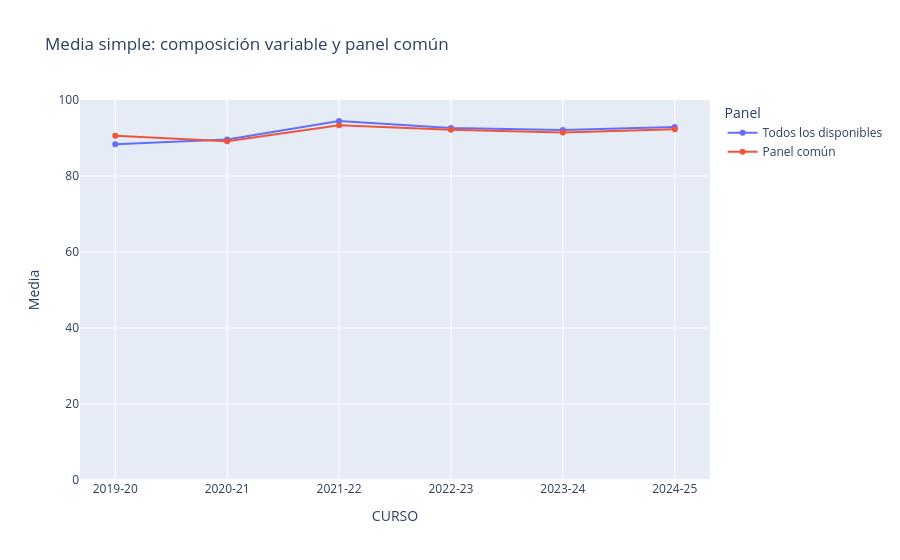

The cell this chart's notebook holds for it:
### Markdown cell above
## 4. Cambios de composición y panel común
La comparación anual usa distinta composición. Como contraste descriptivo calculamos la media del panel de titulaciones-centro con valor disponible en los seis cursos. No atribuimos causalidad a las diferencias.

### Code cell
panel = df.pivot(index=["COD_RUCT", "TITULACION", "CENTRO"], columns="CURSO", values=VALUE)
completo = panel.dropna()
print("Registros titulación-centro en todos los cursos:", len(completo), "de", len(panel))
contraste = anual[["CURSO", "MEDIA"]].rename(columns={"MEDIA":"Todos los disponibles"}).merge(completo.mean().rename_axis("CURSO").reset_index(name="Panel común"), on="CURSO")
display(contraste)
fig = px.line(contraste.melt(id_vars="CURSO", var_name="Panel", value_name="Media"), x="CURSO", y="Media", color="Panel", markers=True, title="Media simple: composición variable y panel común")
fig.update_yaxes(range=[0,100])
display(fig)
if len(completo):
    cambio = (completo.iloc[:,-1] - completo.iloc[:,0]).rename("CAMBIO_PP").reset_index()
    display(cambio.sort_values("CAMBIO_PP").head(10))
    display(cambio.sort_values("CAMBIO_PP").tail(10))

### Figure 1 — Plotly figure (JSON) as saved in the notebook; plotly's stock layout.template omitted (floating-point values rounded to 4 significant figures)
{"data": [{"hovertemplate": "Panel=Todos los disponibles<br>CURSO=%{x}<br>Media=%{y}<extra></extra>", "legendgroup": "Todos los disponibles", "line": {"color": "#636efa", "dash": "solid"}, "marker": {"symbol": "circle"}, "mode": "lines+markers", "name": "Todos los disponibles", "orientation": "v", "showlegend": true, "x": ["2019-20", "2020-21", "2021-22", "2022-23", "2023-24", "2024-25"], "xaxis": "x", "y": [88.35, 89.58, 94.45, 92.6, 92.1, 92.92], "yaxis": "y", "type": "scatter"}, {"hovertemplate": "Panel=Panel común<br>CURSO=%{x}<br>Media=%{y}<extra></extra>", "legendgroup": "Panel común", "line": {"color": "#EF553B", "dash": "solid"}, "marker": {"symbol": "circle"}, "mode": "lines+markers", "name": "Panel común", "orientation": "v", "showlegend": true, "x": ["2019-20", "2020-21", "2021-22", "2022-23", "2023-24", "2024-25"], "xaxis": "x", "y": [90.6, 89.13, 93.32, 92.2, 91.44, 92.29], "yaxis": "y", "type": "scatter"}], "layout": {"xaxis": {"anchor": "y", "domain": [0.0, 1.0], "title": {"text": "CURSO"}}, "yaxis": {"anchor": "x", "domain": [0.0, 1.0], "title": {"text": "Media"}, "range": [0, 100]}, "legend": {"title": {"text": "Panel"}, "tracegroupgap": 0}, "title": {"text": "Media simple: composición variable y panel común"}}}
